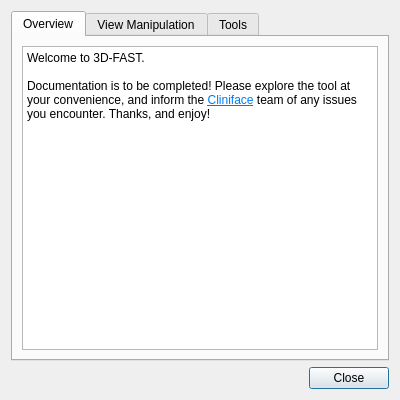
<?xml version="1.0" encoding="UTF-8"?>
<ui version="4.0">
 <class>HelpDialog</class>
 <widget class="QDialog" name="HelpDialog">
  <property name="geometry">
   <rect>
    <x>0</x>
    <y>0</y>
    <width>400</width>
    <height>400</height>
   </rect>
  </property>
  <property name="sizePolicy">
   <sizepolicy hsizetype="Preferred" vsizetype="Preferred">
    <horstretch>0</horstretch>
    <verstretch>0</verstretch>
   </sizepolicy>
  </property>
  <property name="minimumSize">
   <size>
    <width>400</width>
    <height>400</height>
   </size>
  </property>
  <property name="maximumSize">
   <size>
    <width>10000</width>
    <height>10000</height>
   </size>
  </property>
  <property name="windowTitle">
   <string>Welcome to 3D-FAST</string>
  </property>
  <property name="windowIcon">
   <iconset resource="../res.qrc">
    <normaloff>:/logos/window_icon.png</normaloff>:/logos/window_icon.png</iconset>
  </property>
  <layout class="QVBoxLayout" name="verticalLayout">
   <item>
    <widget class="QTabWidget" name="tabWidget">
     <property name="currentIndex">
      <number>0</number>
     </property>
     <widget class="QWidget" name="tab">
      <attribute name="title">
       <string>Overview</string>
      </attribute>
      <layout class="QVBoxLayout" name="verticalLayout_2">
       <item>
        <widget class="QTextBrowser" name="textBrowser">
         <property name="html">
          <string>&lt;!DOCTYPE HTML PUBLIC &quot;-//W3C//DTD HTML 4.0//EN&quot; &quot;http://www.w3.org/TR/REC-html40/strict.dtd&quot;&gt;
&lt;html&gt;&lt;head&gt;&lt;meta name=&quot;qrichtext&quot; content=&quot;1&quot; /&gt;&lt;style type=&quot;text/css&quot;&gt;
p, li { white-space: pre-wrap; }
&lt;/style&gt;&lt;/head&gt;&lt;body style=&quot; font-family:'Noto Sans'; font-size:9pt; font-weight:400; font-style:normal;&quot;&gt;
&lt;p style=&quot; margin-top:0px; margin-bottom:0px; margin-left:0px; margin-right:0px; -qt-block-indent:0; text-indent:0px;&quot;&gt;Welcome to 3D-FAST.&lt;/p&gt;
&lt;p style=&quot;-qt-paragraph-type:empty; margin-top:0px; margin-bottom:0px; margin-left:0px; margin-right:0px; -qt-block-indent:0; text-indent:0px;&quot;&gt;&lt;br /&gt;&lt;/p&gt;
&lt;p style=&quot; margin-top:0px; margin-bottom:0px; margin-left:0px; margin-right:0px; -qt-block-indent:0; text-indent:0px;&quot;&gt;Documentation is to be completed! Please explore the tool at your convenience, and inform the &lt;a href=&quot;mailto:r.l.palmer@curtin.edu.au&quot;&gt;&lt;span style=&quot; text-decoration: underline; color:#007af4;&quot;&gt;Cliniface&lt;/span&gt;&lt;/a&gt; team of any issues you encounter. Thanks, and enjoy!&lt;/p&gt;&lt;/body&gt;&lt;/html&gt;</string>
         </property>
         <property name="openExternalLinks">
          <bool>true</bool>
         </property>
        </widget>
       </item>
      </layout>
     </widget>
     <widget class="QWidget" name="tab_2">
      <attribute name="title">
       <string>View Manipulation</string>
      </attribute>
     </widget>
     <widget class="QWidget" name="tab_3">
      <attribute name="title">
       <string>Tools</string>
      </attribute>
     </widget>
    </widget>
   </item>
   <item>
    <layout class="QHBoxLayout" name="horizontalLayout">
     <item>
      <spacer name="horizontalSpacer">
       <property name="orientation">
        <enum>Qt::Horizontal</enum>
       </property>
       <property name="sizeHint" stdset="0">
        <size>
         <width>40</width>
         <height>20</height>
        </size>
       </property>
      </spacer>
     </item>
     <item>
      <widget class="QPushButton" name="closeButton">
       <property name="text">
        <string>Close</string>
       </property>
      </widget>
     </item>
    </layout>
   </item>
  </layout>
 </widget>
 <resources>
  <include location="../res.qrc"/>
 </resources>
 <connections/>
</ui>
